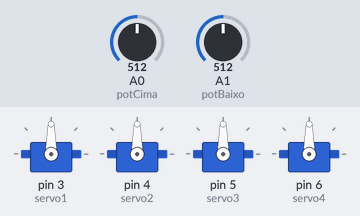
This sketch was run on a simulated Arduino Uno, built with avr-gcc and run on an emulated ATmega328P. Shown: 4 × servo. The test bench sets the inputs (shaded band); at power-on: A0 (potCima) = 512, A1 (potBaixo) = 512.

Above: at 1.2 s.
1.3 s: A0 (potCima) set to 716
At 1.9 s:
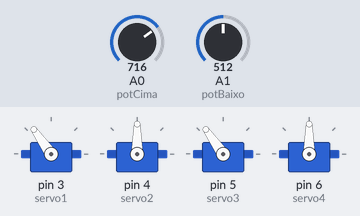
2.8 s: A1 (potBaixo) set to 716
At 3.5 s:
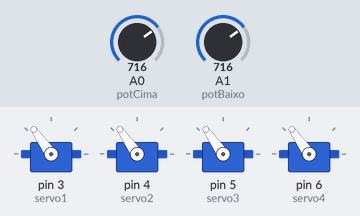
4.3 s: A0 (potCima) set to 900
At 5.2 s:
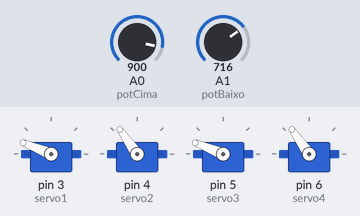
5.8 s: A1 (potBaixo) set to 900
At 6.8 s:
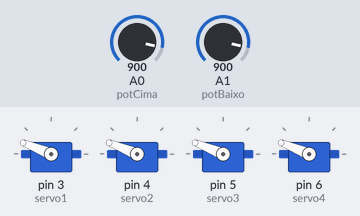
7.3 s: A0 (potCima) set to 1023
At 8.5 s:
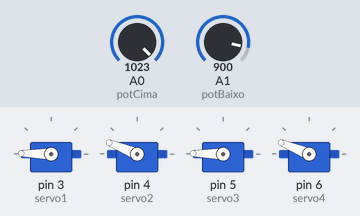
8.8 s: A1 (potBaixo) set to 1023
At 10.1 s:
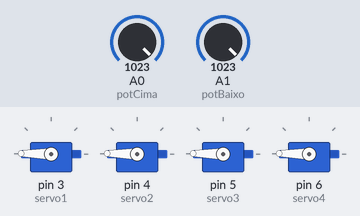
Timing chart, 0 to 11.3 s (numbered marks = the images above; inputs shaded):
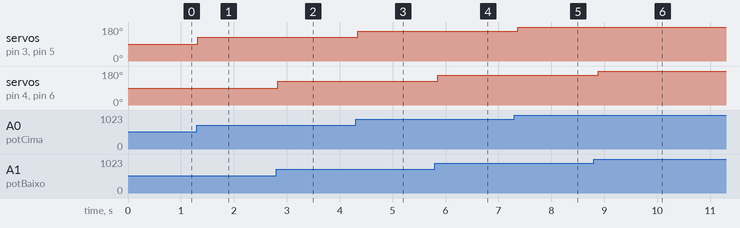

The sketch:

4xservo-com-controle.ino
```cpp
#include<Servo.h>

#define servo1 3
#define servo2 4
#define servo3 5
#define servo4 6
#define potCima A0
#define potBaixo A1

Servo servoA;
Servo servoB;
Servo servoC;
Servo servoD;

int valorAng1 = 10;
int valorAng2 = 20;
int valorAng3 = 30;
int valorAng4 = 40;

int valorPot1 = 0;
int valorPot2 = 0;
int valorPot3 = 0;
int valorPot4 = 0;
int bebado = 100;

void setup() {
  // put your setup code here, to run once:
  servoA.attach(servo1);
  servoB.attach(servo2);
  servoC.attach(servo3);
  servoD.attach(servo4);
  Serial.begin(9600);
}

void loop() {
  // put your main code here, to run repeatedly:
  valorPot1 = analogRead(potCima);
  valorPot2 = analogRead(potBaixo);
  valorPot3 = analogRead(potCima);
  valorPot4 = analogRead(potBaixo);
  //Serial.println(valorPotBase);
  valorAng1 = map(valorPot1,0,1024,0,180);
  valorAng2 = map(valorPot2,0,1024,0,180);
  valorAng3 = map(valorPot3,0,1024,0,180);
  valorAng4 = map(valorPot4,0,1024,0,180);
  servoA.write(valorAng1);
  servoB.write(valorAng2);
  servoC.write(valorAng3);
  servoD.write(valorAng4);
  /*servoA.write(bebado);
  servoB.write(bebado);
  servoC.write(bebado);
  servo4.write(bebado);*/
  delay(100);
  /*servo.write(30);
  delay(2000);
  servo.write(60);
  delay(2000);
  servo.write(90);
  delay(2000);
  servo.write(120);
  delay(2000);
  servo.write(150);
  delay(2000);
  servo.write(180);
  delay(2000);*/
}
```

Measured:
- after the input at 1.3 s, servo on pin 3 (servo1), servo on pin 5 (servo3): 90° → 125° at once
- after the input at 2.8 s, servo on pin 4 (servo2), servo on pin 6 (servo4): 90° → 125° at once
- after the input at 4.3 s, servo on pin 3 (servo1), servo on pin 5 (servo3): 125° → 158° at once
- after the input at 5.8 s, servo on pin 4 (servo2), servo on pin 6 (servo4): 125° → 158° after 0.06 s
- after the input at 7.3 s, servo on pin 3 (servo1), servo on pin 5 (servo3): 158° → 179° after 0.07 s
- after the input at 8.8 s, servo on pin 4 (servo2), servo on pin 6 (servo4): 158° → 179° after 0.08 s
